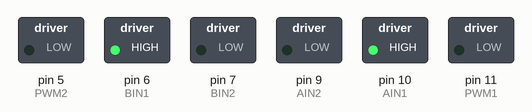
The sketch below on a simulated Arduino Uno, built with avr-gcc and run on an emulated ATmega328P. Shown: switched loads named in the sketch (green lamp = pin HIGH).

Above: at 0.1 s.
Timing chart, 0 to 1.6 s (numbered marks = the images above):
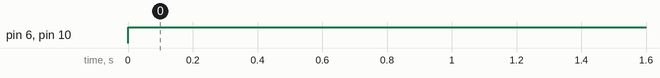

Measured:
- by itself, pin 6 (BIN1), pin 10 (AIN1): LOW → HIGH at 0.00 s

The sketch:

FNG_MOTOR.ino
```cpp
    /*
  TB6612FNG-Dual-Driver
  made on 28 oct 2020
  by Amir Mohammad Shojaee @ Electropeak
  Home

*/

#define PWM1 11
#define AIN1 10
#define AIN2 9
#define PWM2 5
#define BIN1 6
#define BIN2 7

int pot;
int out;

void setup() {
  Serial.begin(9600);
  pinMode(PWM1,OUTPUT);
  pinMode(AIN1,OUTPUT);
  pinMode(AIN2,OUTPUT);
  pinMode(PWM2,OUTPUT);
  pinMode(BIN1,OUTPUT);
  pinMode(BIN2,OUTPUT);

}

void loop() {

  digitalWrite(AIN1,HIGH); //Motor A Rotate Clockwise
  digitalWrite(AIN2,LOW);
  digitalWrite(BIN1,HIGH); //Motor B Rotate Clockwise
  digitalWrite(BIN2,LOW);


  analogWrite(PWM1,0); //Speed control of Motor A
  analogWrite(PWM2,0); //Speed control of Motor B

}
```
